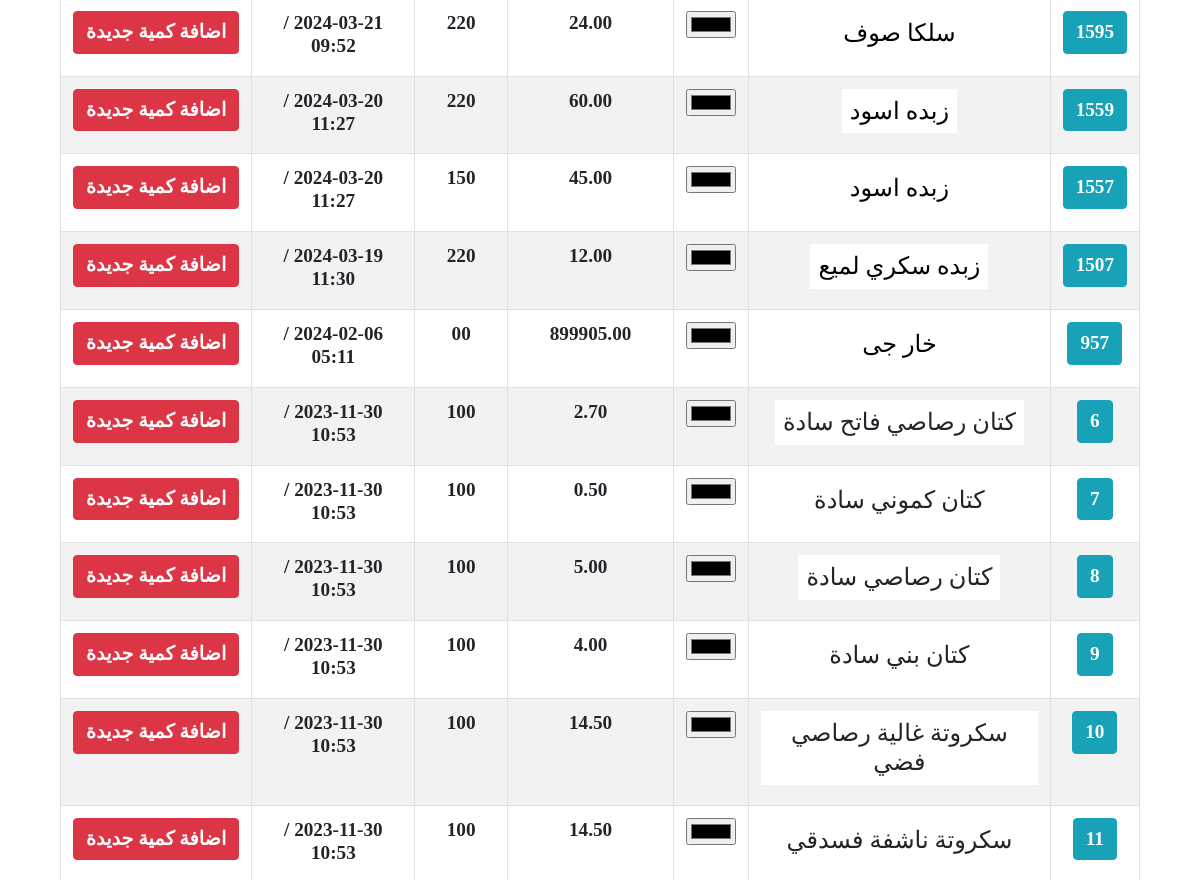
/storge/ (middle part), run on an earlier commit of the app's database.
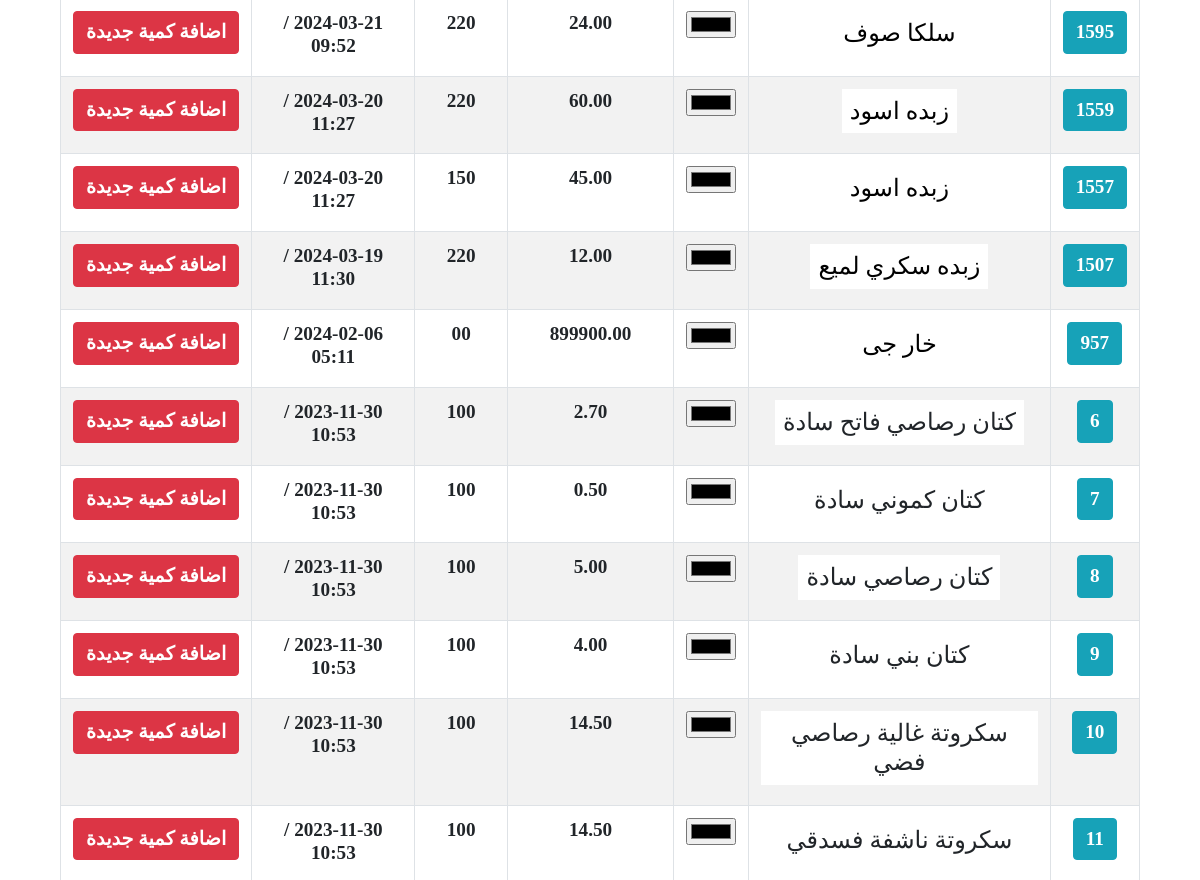
And on a later commit of the database.
### storge/models.py (models this page shows, shortened)
class Cloth(TimeStampMixin, models.Model):
    name       = models.CharField(max_length=50, null=True, blank=True, verbose_name="اسم القماش")
    amount     = models.DecimalField(max_digits=9,decimal_places=2, null=True, blank=True, verbose_name="الكمية")
    price      = models.CharField(max_length=5, null=True, blank=True, verbose_name="سعر المتر")
    classs     = models.ForeignKey('Classs', on_delete=models.CASCADE, null=True, blank=True, verbose_name="التصنيف")
    typee      = models.CharField(max_length=50, null=True, blank=True, db_index=True,verbose_name="النوع")
    color      = ColorField(verbose_name="لون القماش", null=True, blank=True)
    history    = HistoricalRecords()

### client/models.py (models this page shows)
class TimeStampMixin(models.Model):
    created_at      = models.DateTimeField(auto_now_add=True,null=True)
    updated_at      = models.DateTimeField(auto_now=True,null=True)
    is_deleted      = models.BooleanField(default=False)

### storge/views.py (the view)
# urls.py: path('', clothListView.as_view(), name="list"),
class clothListView(ListView):
    model = Cloth
    template_name = 'storge/cloth_list.html'
    context_object_name = 'cloths'
    def get_queryset(self):
        queryset = super().get_queryset()
        search_query = self.request.GET.get('q')
        if search_query:
            queryset = queryset.filter(
                Q(name__icontains=search_query)
            )
        queryset = queryset.order_by('-created_at')
        return queryset

### storge/templates/storge/cloth_list.html (shortened to what this page needs)
{% extends "homee/index.html" %}
{% block content %}
<div class="container-fluid">
    <div class="row">
        <div class="col-12 mb-5" style="padding-top:6rem">
            <table class="table text-center table-striped table-hover table-bordered w-100 h3" id="" style="">
                <tbody>
                    {% for cloth in cloths %}
                        <tr class="p-4">
                            <td>
                                <a class="btn btn-info text-white"href="#">{{ cloth.id }}</a>
                            </td>
                            <td style="color: {{ cloth.color }}"><p class="d-inline-block bg-white h4 p-2">{{ cloth.name }}</p></td>
                            <td><input type="color" value="{{ cloth.color }}"></td>
                            <td>{{ cloth.amount }}</td>
                            <td>{{ cloth.price }}</td>
                            <td>{{ cloth.created_at|date:"Y-m-d / h:i" }}</td>
                            <td><a class="btn btn-danger" href="{% url "cloth:edit" cloth.id %}">اضافة كمية جديدة</a></td>
                        </tr>
                    {% empty %}
                        <li>No client found.</li>
                    {% endfor %}
                </tbody>
            </table>
        </div>
    </div>
</div>
{% endblock %}

### home/templates/homee/index.html (shortened to what this page needs)
<!DOCTYPE html>
<html lang="ar">
<head>
    {% load static %}
    <link rel="stylesheet" href="{% static 'homee/css/bootstrap.min.css' %}"/>
    <link rel="stylesheet" href="{% static 'homee/css/chosen.min.css' %}" />
    <link rel="stylesheet" href="{% static 'homee/css/style.css' %}" />
</head>
<body style="direction:rtl">
    <main role="main" class="container mt-5 pt-3">
        {% block content %}{% endblock %}
    </main>
</body>

### home/static/homee/css/style.css (style rules this page uses)
body, .h3, h1.h1, .btn:not(:disabled):not(.disabled), label, select, input { text-align: center!important; font-size: 1.2rem!important; font-weight: 900!important; font-family: none!important; }

What changed in the data, as far as the page shows it:
changed Cloth "خار جى": amount "899905.00" → "899900.00"
